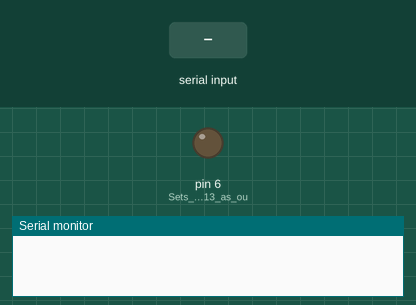
A sketch run on a simulated Arduino Uno, built with avr-gcc and run on an emulated ATmega328P. Shown: output pins drawn as LEDs (lit = HIGH), the last lines printed to the serial monitor. The inputs (shaded band) are chosen by the test bench.

Above: at 1.2 s.
1.3 s: "1\n" received over Serial
At 2.5 s:
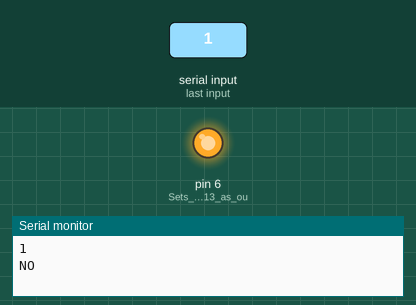
2.8 s: byte 48 ('0') received over Serial
At 3.6 s:
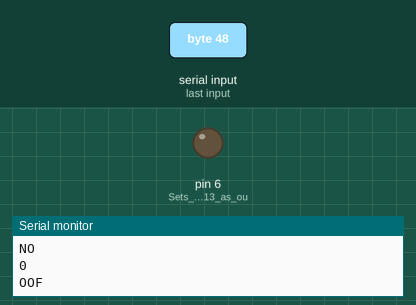
Timing chart, 0 to 5.8 s (numbered marks = the images above; inputs shaded):
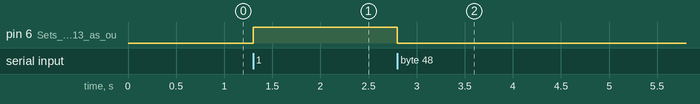

Measured:
- after the input at 1.3 s, pin 6 (Sets_digital_pin_13_as_ou): LOW → HIGH at once
- after the input at 2.8 s, pin 6 (Sets_digital_pin_13_as_ou): HIGH → LOW at once

The sketch:

iot3.ino
```cpp
char data = 0;            //Variable for storing received data
void setup()
{
    Serial.begin(9600);   //Sets the baud for serial data transmission
    pinMode(6, OUTPUT);  //Sets digital pin 13 as output pin
}
void loop()
{
   if(Serial.available() > 0)      // Send data only when you receive data:
   {
      data = Serial.read();        //Read the incoming data & store into data
      Serial.print(data);          //Print Value inside data in Serial monitor
      Serial.print("\n");
      if(data == '1')
      {// Checks whether value of data is equal to 1
         digitalWrite(6, HIGH);
         Serial.println("NO");
      }
         //If value is 1 then lamp turns ON
      else if(data == '0')
      {//  Checks whether value of data is equal to 0
         digitalWrite(6, LOW);
         Serial.println("OOF");//If value is 0 then lamp turns OFF
   }
}
}
```
